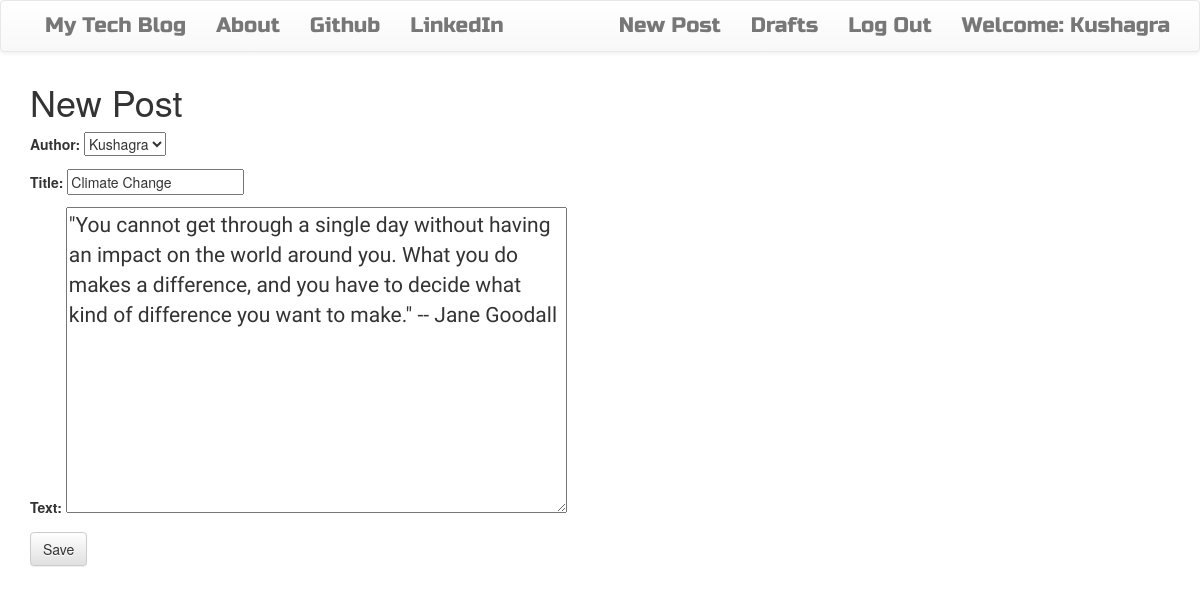
Page /post/18/edit/ (signed in) on the committed database.
### blog/models.py (models this page shows, shortened)
class Post(models.Model):
    author = models.ForeignKey('auth.User')
    title = models.CharField(max_length=200)
    text = models.TextField()
    created_date = models.DateTimeField(default=timezone.now)
    published_date = models.DateTimeField(blank=True,null=True)

### blog/views.py (the view)
# urls.py: url(r'^post/(?P<pk>\d+)/edit/$',views.UpdatePostView.as_view(),name="post_edit"),
class UpdatePostView(LoginRequiredMixin,UpdateView):
    login_url = '/login/'
    redirect_field_name = 'blog/post_detail.html'
    form_class = PostForm
    model = Post

### blog/forms.py
class PostForm(forms.ModelForm):
    class Meta():
        model = Post
        fields = ('author','title','text')
        widgets = {
         'title':forms.TextInput(attrs={'class':'textinputclass'}),
         'text':forms.Textarea(attrs={'class':'editable medium-editor-textarea postcontent'})
        }

### blog/templates/blog/post_form.html (shortened to what this page needs)
{% extends "blog/base.html" %}
 {% block content %}
<h1>New Post</h1>
<form class="post-form" method="POST">
  {{ form.as_p }}
<button type="submit" class='save btn btn-default'>Save</button>
</form>
 {% endblock %}

### blog/templates/blog/base.html (shortened to what this page needs)
<!DOCTYPE html>
{% load staticfiles %}
<html lang="en" dir="ltr">
  <head>
    <link rel="stylesheet" href="https://maxcdn.bootstrapcdn.com/bootstrap/3.3.7/css/bootstrap.min.css">
    <link rel="stylesheet" href="https://maxcdn.bootstrapcdn.com/bootstrap/3.3.7/css/bootstrap-theme.min.css">
<link rel="stylesheet" href="//cdn.jsdelivr.net/npm/medium-editor@latest/dist/css/medium-editor.min.css" type="text/css" media="screen" charset="utf-8">
<link rel="stylesheet" href="{% static 'css/blog.css' %}">
  </head>
  <body class="loader">
<nav class="navbar navbar-default techfont custom-navbar">
<div class="container">
  <ul class="nav navbar-nav">
    <li><a href="{% url 'post_list' %}">My Tech Blog</a></li>
    <li><a href="{% url 'about' %}">About</a></li>
    <li><a href="https://www.github.com">Github</a></li>
    <li><a  href="https://www.linkedin.com">LinkedIn</a></li>
  </ul>
<ul class='nav navbar-nav navbar-right'>
  {% if user.is_authenticated %}
  <li>
      <a href="{% url 'post_new' %}">New Post</a>
  </li>
  <li>
      <a href="{% url 'post_draft_list' %}">Drafts</a>
  </li>
  <li>
      <a href="{% url 'logout' %}">Log Out</a>
  </li>
  <li>
      <a>Welcome: {{user.username}}</a>
  </li>
  {% else %}
  <li> <a class="nav navbar-right" href="{% url 'login' %}"> <span class="glyphicon glyphicon-user"></span> </a> </li>
  {%endif%}
</ul>
</div>
</nav>
<div class="content container">
  <div class="row">
    <div class="col-md-8">
      <div class="blog_posts">
        {% block content %}
        {% endblock %}
      </div>
    </div>
  </div>
</div>
  </body>
</html>

### blog/static/css/blog.css (style rules this page uses)
.techfont { font-family: 'Russo One', sans-serif; font-size: 1.5em; margin-bottom: 10px; }
.postcontent { font-family: 'Montez'; font-size: 1.5em; }
.loader { filter:hue-rotate(0deg); color:linear-gradient(45deg,#0f8,#08f); animation:hue 10000ms infinite linear; }

### rows in the picture
Post: author "Kushagra", title "Climate Change", text "\"You cannot get through a single day without having an impact on the world around you. What you do makes a difference, and you have to decide what kind of difference you want to make.\" -- Jane Goodall"

### other values in the picture
{{ user.username }} "Kushagra"
